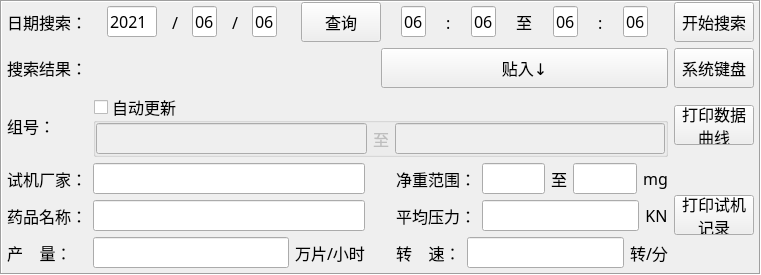
   <widget class="QFrame" name="groupBox_11">
    <property name="geometry">
     <rect>
      <x>130</x>
      <y>80</y>
      <width>761</width>
      <height>241</height>
     </rect>
    </property>
    <property name="font">
     <font>
      <family>幼圆</family>
      <pointsize>12</pointsize>
     </font>
    </property>
    <property name="frameShape">
     <enum>QFrame::Box</enum>
    </property>
    <property name="frameShadow">
     <enum>QFrame::Sunken</enum>
    </property>
    <layout class="QGridLayout" name="gridLayout_15">
     <property name="leftMargin">
      <number>5</number>
     </property>
     <property name="topMargin">
      <number>0</number>
     </property>
     <property name="rightMargin">
      <number>5</number>
     </property>
     <property name="bottomMargin">
      <number>5</number>
     </property>
     <item row="0" column="0">
      <widget class="QLabel" name="label_36">
       <property name="font">
        <font>
         <family>幼圆</family>
         <pointsize>12</pointsize>
        </font>
       </property>
       <property name="text">
        <string>日期搜索：</string>
       </property>
      </widget>
     </item>
     <item row="0" column="1">
      <layout class="QHBoxLayout" name="horizontalLayout_14" stretch="1,1">
       <property name="spacing">
        <number>0</number>
       </property>
       <item>
        <layout class="QHBoxLayout" name="horizontalLayout_2">
         <property name="spacing">
          <number>0</number>
         </property>
         <item>
          <spacer name="horizontalSpacer_21">
           <property name="orientation">
            <enum>Qt::Horizontal</enum>
           </property>
           <property name="sizeHint" stdset="0">
            <size>
             <width>40</width>
             <height>20</height>
            </size>
           </property>
          </spacer>
         </item>
         <item>
          <widget class="QLineEdit" name="lE_year1">
           <property name="enabled">
            <bool>true</bool>
           </property>
           <property name="sizePolicy">
            <sizepolicy hsizetype="Fixed" vsizetype="Fixed">
             <horstretch>0</horstretch>
             <verstretch>0</verstretch>
            </sizepolicy>
           </property>
           <property name="minimumSize">
            <size>
             <width>50</width>
             <height>0</height>
            </size>
           </property>
           <property name="maximumSize">
            <size>
             <width>50</width>
             <height>16777215</height>
            </size>
           </property>
           <property name="font">
            <font>
             <family>幼圆</family>
             <pointsize>12</pointsize>
            </font>
           </property>
           <property name="text">
            <string>2021</string>
           </property>
           <property name="maxLength">
            <number>4</number>
           </property>
           <property name="frame">
            <bool>true</bool>
           </property>
          </widget>
         </item>
         <item>
          <spacer name="horizontalSpacer_14">
           <property name="orientation">
            <enum>Qt::Horizontal</enum>
           </property>
           <property name="sizeHint" stdset="0">
            <size>
             <width>40</width>
             <height>20</height>
            </size>
           </property>
          </spacer>
         </item>
         <item>
          <widget class="QLabel" name="label_38">
           <property name="font">
            <font>
             <family>幼圆</family>
             <pointsize>12</pointsize>
            </font>
           </property>
           <property name="text">
            <string>/</string>
           </property>
          </widget>
         </item>
         <item>
          <spacer name="horizontalSpacer_16">
           <property name="orientation">
            <enum>Qt::Horizontal</enum>
           </property>
           <property name="sizeHint" stdset="0">
            <size>
             <width>40</width>
             <height>20</height>
            </size>
           </property>
          </spacer>
         </item>
         <item>
          <widget class="QLineEdit" name="lE_month1">
           <property name="enabled">
            <bool>true</bool>
           </property>
           <property name="sizePolicy">
            <sizepolicy hsizetype="Fixed" vsizetype="Fixed">
             <horstretch>0</horstretch>
             <verstretch>0</verstretch>
            </sizepolicy>
           </property>
           <property name="minimumSize">
            <size>
             <width>25</width>
             <height>0</height>
            </size>
           </property>
           <property name="maximumSize">
            <size>
             <width>25</width>
             <height>16777215</height>
            </size>
           </property>
           <property name="font">
            <font>
             <family>幼圆</family>
             <pointsize>12</pointsize>
            </font>
           </property>
           <property name="text">
            <string>06</string>
           </property>
           <property name="maxLength">
            <number>2</number>
           </property>
           <property name="frame">
            <bool>true</bool>
           </property>
          </widget>
         </item>
         <item>
          <spacer name="horizontalSpacer_23">
           <property name="orientation">
            <enum>Qt::Horizontal</enum>
           </property>
           <property name="sizeHint" stdset="0">
            <size>
             <width>40</width>
             <height>20</height>
            </size>
           </property>
          </spacer>
         </item>
         <item>
          <widget class="QLabel" name="label_43">
           <property name="font">
            <font>
             <family>幼圆</family>
             <pointsize>12</pointsize>
            </font>
           </property>
           <property name="text">
            <string>/</string>
           </property>
          </widget>
         </item>
         <item>
          <spacer name="horizontalSpacer_24">
           <property name="orientation">
            <enum>Qt::Horizontal</enum>
           </property>
           <property name="sizeHint" stdset="0">
            <size>
             <width>40</width>
             <height>20</height>
            </size>
           </property>
          </spacer>
         </item>
         <item>
          <widget class="QLineEdit" name="lE_day1">
           <property name="enabled">
            <bool>true</bool>
           </property>
           <property name="sizePolicy">
            <sizepolicy hsizetype="Fixed" vsizetype="Fixed">
             <horstretch>0</horstretch>
             <verstretch>0</verstretch>
            </sizepolicy>
           </property>
           <property name="minimumSize">
            <size>
             <width>25</width>
             <height>0</height>
            </size>
           </property>
           <property name="maximumSize">
            <size>
             <width>25</width>
             <height>16777215</height>
            </size>
           </property>
           <property name="font">
            <font>
             <family>幼圆</family>
             <pointsize>12</pointsize>
            </font>
           </property>
           <property name="text">
            <string>06</string>
           </property>
           <property name="maxLength">
            <number>2</number>
           </property>
           <property name="frame">
            <bool>true</bool>
           </property>
          </widget>
         </item>
         <item>
          <spacer name="horizontalSpacer_22">
           <property name="orientation">
            <enum>Qt::Horizontal</enum>
           </property>
           <property name="sizeHint" stdset="0">
            <size>
             <width>40</width>
             <height>20</height>
            </size>
           </property>
          </spacer>
         </item>
         <item>
          <widget class="QLabel" name="label_47">
           <property name="font">
            <font>
             <family>幼圆</family>
             <pointsize>12</pointsize>
            </font>
           </property>
           <property name="text">
            <string/>
           </property>
          </widget>
         </item>
         <item>
          <widget class="QPushButton" name="pB_inquire">
           <property name="minimumSize">
            <size>
             <width>0</width>
             <height>40</height>
            </size>
           </property>
           <property name="maximumSize">
            <size>
             <width>16777215</width>
             <height>40</height>
            </size>
           </property>
           <property name="font">
            <font>
             <family>幼圆</family>
             <pointsize>12</pointsize>
            </font>
           </property>
           <property name="text">
            <string>查询</string>
           </property>
           <property name="checkable">
            <bool>true</bool>
           </property>
          </widget>
         </item>
        </layout>
       </item>
       <item>
        <layout class="QHBoxLayout" name="horizontalLayout_3">
         <property name="spacing">
          <number>0</number>
         </property>
         <item>
          <spacer name="horizontalSpacer_3">
           <property name="orientation">
            <enum>Qt::Horizontal</enum>
           </property>
           <property name="sizeHint" stdset="0">
            <size>
             <width>40</width>
             <height>20</height>
            </size>
           </property>
          </spacer>
         </item>
         <item>
          <widget class="QLineEdit" name="lE_hour1">
           <property name="enabled">
            <bool>true</bool>
           </property>
           <property name="sizePolicy">
            <sizepolicy hsizetype="Fixed" vsizetype="Fixed">
             <horstretch>0</horstretch>
             <verstretch>0</verstretch>
            </sizepolicy>
           </property>
           <property name="minimumSize">
            <size>
             <width>25</width>
             <height>0</height>
            </size>
           </property>
           <property name="maximumSize">
            <size>
             <width>25</width>
             <height>16777215</height>
            </size>
           </property>
           <property name="font">
            <font>
             <family>幼圆</family>
             <pointsize>12</pointsize>
            </font>
           </property>
           <property name="text">
            <string>06</string>
           </property>
           <property name="maxLength">
            <number>2</number>
           </property>
           <property name="frame">
            <bool>true</bool>
           </property>
          </widget>
         </item>
         <item>
          <spacer name="horizontalSpacer_28">
           <property name="orientation">
            <enum>Qt::Horizontal</enum>
           </property>
           <property name="sizeHint" stdset="0">
            <size>
             <width>40</width>
             <height>20</height>
            </size>
           </property>
          </spacer>
         </item>
         <item>
          <widget class="QLabel" name="label_45">
           <property name="font">
            <font>
             <family>幼圆</family>
             <pointsize>12</pointsize>
            </font>
           </property>
           <property name="text">
            <string>:</string>
           </property>
          </widget>
         </item>
         <item>
          <spacer name="horizontalSpacer_27">
           <property name="orientation">
            <enum>Qt::Horizontal</enum>
           </property>
           <property name="sizeHint" stdset="0">
            <size>
             <width>40</width>
             <height>20</height>
            </size>
           </property>
          </spacer>
         </item>
         <item>
          <widget class="QLineEdit" name="lE_minute1">
           <property name="enabled">
            <bool>true</bool>
           </property>
           <property name="sizePolicy">
            <sizepolicy hsizetype="Fixed" vsizetype="Fixed">
             <horstretch>0</horstretch>
             <verstretch>0</verstretch>
            </sizepolicy>
           </property>
           <property name="minimumSize">
            <size>
             <width>25</width>
             <height>0</height>
            </size>
           </property>
           <property name="maximumSize">
            <size>
             <width>25</width>
             <height>16777215</height>
            </size>
           </property>
           <property name="font">
            <font>
             <family>幼圆</family>
             <pointsize>12</pointsize>
            </font>
           </property>
           <property name="text">
            <string>06</string>
           </property>
           <property name="maxLength">
            <number>2</number>
           </property>
           <property name="frame">
            <bool>true</bool>
           </property>
          </widget>
         </item>
         <item>
          <spacer name="horizontalSpacer_26">
           <property name="orientation">
            <enum>Qt::Horizontal</enum>
           </property>
           <property name="sizeHint" stdset="0">
            <size>
             <width>40</width>
             <height>20</height>
            </size>
           </property>
          </spacer>
         </item>
         <item>
          <widget class="QLabel" name="label_37">
           <property name="font">
            <font>
             <family>幼圆</family>
             <pointsize>12</pointsize>
            </font>
           </property>
           <property name="text">
            <string>至</string>
           </property>
           <property name="alignment">
            <set>Qt::AlignCenter</set>
           </property>
          </widget>
         </item>
         <item>
          <spacer name="horizontalSpacer_25">
           <property name="orientation">
            <enum>Qt::Horizontal</enum>
           </property>
           <property name="sizeHint" stdset="0">
            <size>
             <width>40</width>
             <height>20</height>
            </size>
           </property>
          </spacer>
         </item>
         <item>
          <widget class="QLineEdit" name="lE_hour2">
           <property name="enabled">
            <bool>true</bool>
           </property>
           <property name="sizePolicy">
            <sizepolicy hsizetype="Fixed" vsizetype="Fixed">
             <horstretch>0</horstretch>
             <verstretch>0</verstretch>
            </sizepolicy>
           </property>
           <property name="minimumSize">
            <size>
             <width>25</width>
             <height>0</height>
            </size>
           </property>
           <property name="maximumSize">
            <size>
             <width>25</width>
             <height>16777215</height>
            </size>
           </property>
           <property name="font">
            <font>
             <family>幼圆</family>
             <pointsize>12</pointsize>
            </font>
           </property>
           <property name="text">
            <string>06</string>
           </property>
           <property name="maxLength">
            <number>2</number>
           </property>
           <property name="frame">
            <bool>true</bool>
           </property>
          </widget>
         </item>
         <item>
          <spacer name="horizontalSpacer_29">
           <property name="orientation">
            <enum>Qt::Horizontal</enum>
           </property>
           <property name="sizeHint" stdset="0">
            <size>
             <width>40</width>
             <height>20</height>
            </size>
           </property>
          </spacer>
         </item>
         <item>
          <widget class="QLabel" name="label_60">
           <property name="font">
            <font>
             <family>幼圆</family>
             <pointsize>12</pointsize>
            </font>
           </property>
           <property name="text">
            <string>:</string>
           </property>
          </widget>
         </item>
         <item>
          <spacer name="horizontalSpacer_30">
           <property name="orientation">
            <enum>Qt::Horizontal</enum>
           </property>
           <property name="sizeHint" stdset="0">
            <size>
             <width>40</width>
             <height>20</height>
            </size>
           </property>
          </spacer>
         </item>
         <item>
          <widget class="QLineEdit" name="lE_minute2">
           <property name="enabled">
            <bool>true</bool>
           </property>
           <property name="sizePolicy">
            <sizepolicy hsizetype="Fixed" vsizetype="Fixed">
             <horstretch>0</horstretch>
             <verstretch>0</verstretch>
            </sizepolicy>
           </property>
           <property name="minimumSize">
            <size>
             <width>25</width>
             <height>0</height>
            </size>
           </property>
           <property name="maximumSize">
            <size>
             <width>25</width>
             <height>16777215</height>
            </size>
           </property>
           <property name="font">
            <font>
             <family>幼圆</family>
             <pointsize>12</pointsize>
            </font>
           </property>
           <property name="text">
            <string>06</string>
           </property>
           <property name="maxLength">
            <number>2</number>
           </property>
           <property name="frame">
            <bool>true</bool>
           </property>
          </widget>
         </item>
         <item>
          <spacer name="horizontalSpacer_13">
           <property name="orientation">
            <enum>Qt::Horizontal</enum>
           </property>
           <property name="sizeHint" stdset="0">
            <size>
             <width>40</width>
             <height>20</height>
            </size>
           </property>
          </spacer>
         </item>
        </layout>
       </item>
      </layout>
     </item>
     <item row="0" column="2">
      <widget class="QPushButton" name="pB_startSearch">
       <property name="minimumSize">
        <size>
         <width>0</width>
         <height>40</height>
        </size>
       </property>
       <property name="maximumSize">
        <size>
         <width>16777215</width>
         <height>40</height>
        </size>
       </property>
       <property name="font">
        <font>
         <family>幼圆</family>
         <pointsize>12</pointsize>
        </font>
       </property>
       <property name="text">
        <string>开始搜索</string>
       </property>
      </widget>
     </item>
     <item row="1" column="0">
      <widget class="QLabel" name="label_61">
       <property name="font">
        <font>
         <family>幼圆</family>
         <pointsize>12</pointsize>
        </font>
       </property>
       <property name="text">
        <string>搜索结果：</string>
       </property>
      </widget>
     </item>
     <item row="1" column="1">
      <layout class="QHBoxLayout" name="horizontalLayout_15" stretch="1,1">
       <property name="spacing">
        <number>0</number>
       </property>
       <item>
        <widget class="QLabel" name="lb_searchResult">
         <property name="font">
          <font>
           <family>幼圆</family>
           <pointsize>12</pointsize>
          </font>
         </property>
         <property name="text">
          <string/>
         </property>
        </widget>
       </item>
       <item>
        <widget class="QPushButton" name="pB_copyIn">
         <property name="minimumSize">
          <size>
           <width>0</width>
           <height>40</height>
          </size>
         </property>
         <property name="maximumSize">
          <size>
           <width>16777215</width>
           <height>40</height>
          </size>
         </property>
         <property name="font">
          <font>
           <family>幼圆</family>
           <pointsize>12</pointsize>
          </font>
         </property>
         <property name="text">
          <string>贴入↓</string>
         </property>
        </widget>
       </item>
      </layout>
     </item>
     <item row="1" column="2">
      <widget class="QPushButton" name="pB_keyboard">
       <property name="minimumSize">
        <size>
         <width>0</width>
         <height>40</height>
        </size>
       </property>
       <property name="maximumSize">
        <size>
         <width>16777215</width>
         <height>40</height>
        </size>
       </property>
       <property name="font">
        <font>
         <family>幼圆</family>
         <pointsize>12</pointsize>
        </font>
       </property>
       <property name="text">
        <string>系统键盘</string>
       </property>
      </widget>
     </item>
     <item row="2" column="0">
      <widget class="QLabel" name="label_35">
       <property name="font">
        <font>
         <family>幼圆</family>
         <pointsize>12</pointsize>
        </font>
       </property>
       <property name="text">
        <string>组号：</string>
       </property>
      </widget>
     </item>
     <item row="2" column="1">
      <widget class="QGroupBox" name="gB_update">
       <property name="font">
        <font>
         <family>幼圆</family>
         <pointsize>12</pointsize>
        </font>
       </property>
       <property name="title">
        <string>自动更新</string>
       </property>
       <property name="flat">
        <bool>true</bool>
       </property>
       <property name="checkable">
        <bool>true</bool>
       </property>
       <property name="checked">
        <bool>false</bool>
       </property>
       <layout class="QHBoxLayout" name="horizontalLayout_13">
        <property name="leftMargin">
         <number>0</number>
        </property>
        <property name="topMargin">
         <number>0</number>
        </property>
        <property name="rightMargin">
         <number>0</number>
        </property>
        <property name="bottomMargin">
         <number>0</number>
        </property>
        <item>
         <widget class="QLineEdit" name="lE_print1">
          <property name="enabled">
           <bool>false</bool>
          </property>
          <property name="font">
           <font>
            <family>幼圆</family>
            <pointsize>12</pointsize>
           </font>
          </property>
         </widget>
        </item>
        <item>
         <widget class="QLabel" name="label_23">
          <property name="font">
           <font>
            <family>幼圆</family>
            <pointsize>12</pointsize>
           </font>
          </property>
          <property name="text">
           <string>至</string>
          </property>
          <property name="alignment">
           <set>Qt::AlignCenter</set>
          </property>
         </widget>
        </item>
        <item>
         <widget class="QLineEdit" name="lE_print2">
          <property name="enabled">
           <bool>false</bool>
          </property>
          <property name="font">
           <font>
            <family>幼圆</family>
            <pointsize>12</pointsize>
           </font>
          </property>
         </widget>
        </item>
       </layout>
      </widget>
     </item>
     <item row="2" column="2">
      <widget class="QPushButton" name="pB_printCurve">
       <property name="minimumSize">
        <size>
         <width>0</width>
         <height>40</height>
        </size>
       </property>
       <property name="maximumSize">
        <size>
         <width>16777215</width>
         <height>40</height>
        </size>
       </property>
       <property name="font">
        <font>
         <family>幼圆</family>
         <pointsize>12</pointsize>
        </font>
       </property>
       <property name="text">
        <string>打印数据
曲线</string>
       </property>
      </widget>
     </item>
     <item row="3" column="0">
      <layout class="QVBoxLayout" name="verticalLayout_13">
       <item>
        <widget class="QLabel" name="label_51">
         <property name="font">
          <font>
           <family>幼圆</family>
           <pointsize>12</pointsize>
          </font>
         </property>
         <property name="text">
          <string>试机厂家：</string>
         </property>
        </widget>
       </item>
       <item>
        <widget class="QLabel" name="label_55">
         <property name="font">
          <font>
           <family>幼圆</family>
           <pointsize>12</pointsize>
          </font>
         </property>
         <property name="text">
          <string>药品名称：</string>
         </property>
        </widget>
       </item>
       <item>
        <widget class="QLabel" name="lb_yield">
         <property name="font">
          <font>
           <family>幼圆</family>
           <pointsize>12</pointsize>
          </font>
         </property>
         <property name="text">
          <string>产    量：</string>
         </property>
        </widget>
       </item>
      </layout>
     </item>
     <item row="3" column="1">
      <layout class="QGridLayout" name="gridLayout_14" columnstretch="238,16,238">
       <item row="1" column="2">
        <layout class="QHBoxLayout" name="horizontalLayout_7">
         <item>
          <widget class="QLabel" name="label_70">
           <property name="font">
            <font>
             <family>幼圆</family>
             <pointsize>12</pointsize>
            </font>
           </property>
           <property name="text">
            <string>平均压力：</string>
           </property>
          </widget>
         </item>
         <item>
          <widget class="QLineEdit" name="lE_pure">
           <property name="enabled">
            <bool>true</bool>
           </property>
           <property name="font">
            <font>
             <family>幼圆</family>
             <pointsize>12</pointsize>
            </font>
           </property>
          </widget>
         </item>
         <item>
          <widget class="QLabel" name="label_71">
           <property name="font">
            <font>
             <family>幼圆</family>
             <pointsize>12</pointsize>
            </font>
           </property>
           <property name="text">
            <string>KN</string>
           </property>
           <property name="alignment">
            <set>Qt::AlignCenter</set>
           </property>
          </widget>
         </item>
        </layout>
       </item>
       <item row="2" column="2">
        <layout class="QHBoxLayout" name="horizontalLayout_16">
         <item>
          <widget class="QLabel" name="lb_speed">
           <property name="font">
            <font>
             <family>幼圆</family>
             <pointsize>12</pointsize>
            </font>
           </property>
           <property name="text">
            <string>转    速：</string>
           </property>
          </widget>
         </item>
         <item>
          <widget class="QLineEdit" name="lE_speed">
           <property name="enabled">
            <bool>true</bool>
           </property>
           <property name="font">
            <font>
             <family>幼圆</family>
             <pointsize>12</pointsize>
            </font>
           </property>
          </widget>
         </item>
         <item>
          <widget class="QLabel" name="label_speed">
           <property name="font">
            <font>
             <family>幼圆</family>
             <pointsize>12</pointsize>
            </font>
           </property>
           <property name="text">
            <string>转/分</string>
           </property>
          </widget>
         </item>
        </layout>
       </item>
       <item row="1" column="0">
        <widget class="QLineEdit" name="lE_medicineName">
         <property name="enabled">
          <bool>true</bool>
         </property>
         <property name="font">
          <font>
           <family>幼圆</family>
           <pointsize>12</pointsize>
          </font>
         </property>
        </widget>
       </item>
       <item row="0" column="0">
        <widget class="QLineEdit" name="lE_customer">
         <property name="enabled">
          <bool>true</bool>
         </property>
         <property name="font">
          <font>
           <family>幼圆</family>
           <pointsize>12</pointsize>
          </font>
         </property>
        </widget>
       </item>
       <item row="2" column="0">
        <layout class="QHBoxLayout" name="horizontalLayout_10">
         <item>
          <widget class="QLineEdit" name="lE_yield">
           <property name="enabled">
            <bool>true</bool>
           </property>
           <property name="font">
            <font>
             <family>幼圆</family>
             <pointsize>12</pointsize>
            </font>
           </property>
          </widget>
         </item>
         <item>
          <widget class="QLabel" name="label_yield">
           <property name="font">
            <font>
             <family>幼圆</family>
             <pointsize>12</pointsize>
            </font>
           </property>
           <property name="text">
            <string>万片/小时</string>
           </property>
          </widget>
         </item>
        </layout>
       </item>
       <item row="0" column="2">
        <layout class="QHBoxLayout" name="horizontalLayout_5">
         <item>
          <widget class="QLabel" name="label_59">
           <property name="font">
            <font>
             <family>幼圆</family>
             <pointsize>12</pointsize>
            </font>
           </property>
           <property name="text">
            <string>净重范围：</string>
           </property>
          </widget>
         </item>
         <item>
          <widget class="QLineEdit" name="lE_low">
           <property name="enabled">
            <bool>true</bool>
           </property>
           <property name="font">
            <font>
             <family>幼圆</family>
             <pointsize>12</pointsize>
            </font>
           </property>
          </widget>
         </item>
         <item>
          <widget class="QLabel" name="label_63">
           <property name="font">
            <font>
             <family>幼圆</family>
             <pointsize>12</pointsize>
            </font>
           </property>
           <property name="text">
            <string>至</string>
           </property>
           <property name="alignment">
            <set>Qt::AlignCenter</set>
           </property>
          </widget>
         </item>
         <item>
          <widget class="QLineEdit" name="lE_high">
           <property name="enabled">
            <bool>true</bool>
           </property>
           <property name="font">
            <font>
             <family>幼圆</family>
             <pointsize>12</pointsize>
            </font>
           </property>
          </widget>
         </item>
         <item>
          <widget class="QLabel" name="label_64">
           <property name="font">
            <font>
             <family>幼圆</family>
             <pointsize>12</pointsize>
            </font>
           </property>
           <property name="text">
            <string>mg</string>
           </property>
           <property name="alignment">
            <set>Qt::AlignCenter</set>
           </property>
          </widget>
         </item>
        </layout>
       </item>
       <item row="1" column="1">
        <widget class="QLabel" name="label_72">
         <property name="font">
          <font>
           <family>幼圆</family>
           <pointsize>12</pointsize>
          </font>
         </property>
         <property name="text">
          <string/>
         </property>
         <property name="alignment">
          <set>Qt::AlignCenter</set>
         </property>
        </widget>
       </item>
      </layout>
     </item>
     <item row="3" column="2">
      <widget class="QPushButton" name="pB_printTestingRecords">
       <property name="minimumSize">
        <size>
         <width>0</width>
         <height>40</height>
        </size>
       </property>
       <property name="maximumSize">
        <size>
         <width>16777215</width>
         <height>40</height>
        </size>
       </property>
       <property name="font">
        <font>
         <family>幼圆</family>
         <pointsize>12</pointsize>
        </font>
       </property>
       <property name="text">
        <string>打印试机
记录</string>
       </property>
      </widget>
     </item>
    </layout>
   </widget>
